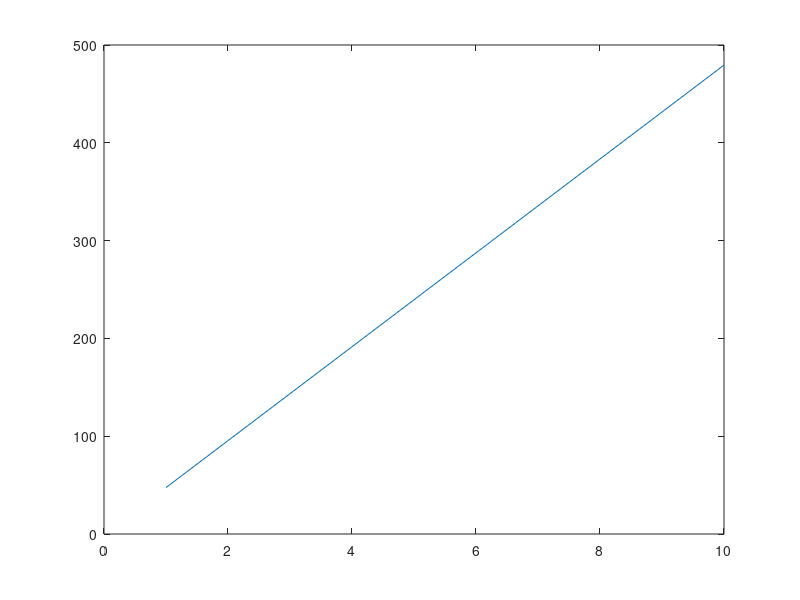

The MATLAB source for this figure:
clear all clc;
close all;

feature=[12, 12, 10.5 ,0.01]
x=1:1:10;
for i=1:1:10
y(i)  = feature(1)*x(i) + 3* feature(2)*x(i)- 5* feature(3)*feature(4);           
end

plot(x,y)